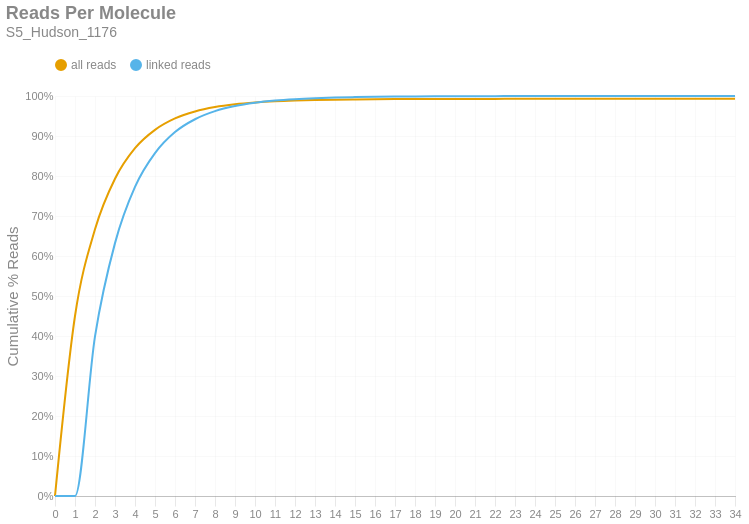

Notebook cell for this chart:
### Markdown cell above
### Reads per Molecule
This chart shows the cumulative distribution of the number of reads per linked molecule. That is, how many alignments are associated with a unique molecule. This excludes the number of reads associated with invalid or absent linked-read barcodes. The `linked` histogram is the percentages recalculated when disregarding singletons.

### Code cell
if SKIPLR:
    print_html(f"Skipped")
else:
    counts = np.bincount(valids['reads'].cast(pl.Int64).to_numpy())
    weighted = counts * np.arange(len(counts))
    all_perc = weighted / n_reads
    linked_perc = weighted / n_linked_reads
    linked_perc[1] = 0
    binned_df = pl.DataFrame({
        'readsper': list(range(len(counts))),
        'all reads (cumsum)': np.cumsum(all_perc).tolist(),
        'linked reads (cumsum)': np.cumsum(linked_perc).tolist(),
    })

    with SafeRender(binned_df):
        (
            density_plot(binned_df, 'Reads Per Molecule', samplename, 'readspmol')
            .encode(
                x=alt.X('readsper:O', title=None).axis(labelAngle=0).scale(padding=0),
                y=alt.Y('value:Q', title='Cumulative % Reads').axis(format='%').stack(False),
                color=alt.Color("key:N").scale(domain=["all reads", "linked reads"]),
                tooltip=[
                    alt.Tooltip("key:N", title="Data Type"),
                    alt.Tooltip("readsper:O", title="Reads Per Molecule"),
                    alt.Tooltip("value:Q", format=".2%", title="% Reads (Cum.)")
                ]            
            )
        ).display()

### Figure 1 — Vega-Lite specification as saved in the notebook (floating-point values rounded to 4 significant figures)
{"width": "container", "height": 400, "config": {"title": {"anchor": "start", "dy": -15, "fontSize": 18, "color": "#888888", "subtitleColor": "#888888", "subtitleFontSize": 14}, "arc": {"fill": "#0072B2"}, "axis": {"domainColor": "#888888", "domainWidth": 0.5, "gridWidth": 0.2, "grid": false, "titleFontWeight": 400, "titleFontSize": 15, "labelFontSize": 11, "labelColor": "#888888", "tickColor": "#888888", "tickWidth": 0.2, "titleColor": "#888888"}, "axisBand": {"grid": false}, "axisX": {"grid": true, "tickSize": 10, "domainCap": "round"}, "axisY": {"domain": false, "grid": true, "tickSize": 0, "domainCap": "round"}, "background": "transparent", "header": {"labelFontSize": 15, "labelColor": "#888888", "titleFontSize": 15, "titleFontWeight": 600, "titleColor": "#888888"}, "legend": {"labelFont": "sans-serif", "labelFontSize": 12, "labelColor": "#888888", "symbolSize": 100, "symbolType": "circle", "titleFontSize": 12, "titlePadding": 10, "titleColor": "#888888", "title": null, "orient": "top"}, "range": {"category": ["#E69F00", "#56B4E9", "#009E73", "#F0E442", "#0072B2", "#D55E00", "#CC79A7", "#000000"], "diverging": ["#cfe8f3", "#a2d4ec", "#73bfe2", "#46abdb", "#1696d2", "#12719e"]}, "area": {"fill": "#0072B2", "fillOpacity": 0.7, "line": true, "strokeOpacity": 0.7}, "line": {"color": "#0072B2", "stroke": "#0072B2", "strokeWidth": 2}, "trail": {"color": "#0072B2", "stroke": "#0072B2", "strokeWidth": 0, "size": 1}, "point": {"filled": true, "fillOpacity": 1.0, "size": 95}, "text": {"color": "#888888", "fontSize": 11, "align": "right", "fontWeight": 400, "size": 11}, "bar": {"fill": "#0072B2", "stroke": null}, "view": {"stroke": null, "continuousWidth": 660, "continuousHeight": 400}}, "data": {"name": "data-0e7fd61d80e495108864c8b00dd17a4d"}, "mark": {"type": "line", "interpolate": "monotone", "point": {"opacity": 0, "size": 275}}, "encoding": {"color": {"field": "key", "scale": {"domain": ["all reads", "linked reads"]}, "type": "nominal"}, "tooltip": [{"field": "key", "title": "Data Type", "type": "nominal"}, {"field": "readsper", "title": "Reads Per Molecule", "type": "ordinal"}, {"field": "value", "format": ".2%", "title": "% Reads (Cum.)", "type": "quantitative"}], "x": {"axis": {"labelAngle": 0}, "field": "readsper", "scale": {"padding": 0}, "title": null, "type": "ordinal"}, "y": {"axis": {"format": "%"}, "field": "value", "stack": false, "title": "Cumulative % Reads", "type": "quantitative"}}, "params": [{"name": "param_c36ac31b6afebe62", "select": {"type": "point", "fields": ["key"]}, "bind": "legend"}], "title": {"text": "Reads Per Molecule", "subtitle": "S5_Hudson_1176"}, "transform": [{"fold": ["all reads (cumsum)", "linked reads (cumsum)"]}, {"calculate": "replace(datum.key, ' (cumsum)', '')", "as": "key"}, {"filter": {"param": "param_c36ac31b6afebe62"}}], "usermeta": {"embedOptions": {"downloadFileName": "S5_Hudson_1176.readspmol"}}, "$schema": "https://vega.github.io/schema/vega-lite/v6.1.0.json", "datasets": {"data-0e7fd61d80e495108864c8b00dd17a4d": [{"readsper": 0, "all reads (cumsum)": 0.0, "linked reads (cumsum)": 0.0}, {"readsper": 1, "all reads (cumsum)": 0.45, "linked reads (cumsum)": 0.0}, {"readsper": 2, "all reads (cumsum)": 0.6667, "linked reads (cumsum)": 0.399}, {"readsper": 3, "all reads (cumsum)": 0.7933, "linked reads (cumsum)": 0.6322}, {"readsper": 4, "all reads (cumsum)": 0.8696, "linked reads (cumsum)": 0.7728}, {"readsper": 5, "all reads (cumsum)": 0.9154, "linked reads (cumsum)": 0.8572}, {"readsper": 6, "all reads (cumsum)": 0.944, "linked reads (cumsum)": 0.9097}, {"readsper": 7, "all reads (cumsum)": 0.9614, "linked reads (cumsum)": 0.9419}, {"readsper": 8, "all reads (cumsum)": 0.9724, "linked reads (cumsum)": 0.9621}, {"readsper": 9, "all reads (cumsum)": 0.9793, "linked reads (cumsum)": 0.9748}, {"readsper": 10, "all reads (cumsum)": 0.9838, "linked reads (cumsum)": 0.983}, {"readsper": 11, "all reads (cumsum)": 0.9867, "linked reads (cumsum)": 0.9885}, {"readsper": 12, "all reads (cumsum)": 0.9887, "linked reads (cumsum)": 0.9921}, {"readsper": 13, "all reads (cumsum)": 0.99, "linked reads (cumsum)": 0.9945}, {"readsper": 14, "all reads (cumsum)": 0.9909, "linked reads (cumsum)": 0.9961}, {"readsper": 15, "all reads (cumsum)": 0.9915, "linked reads (cumsum)": 0.9972}, {"readsper": 16, "all reads (cumsum)": 0.9919, "linked reads (cumsum)": 0.9981}, {"readsper": 17, "all reads (cumsum)": 0.9922, "linked reads (cumsum)": 0.9986}, {"readsper": 18, "all reads (cumsum)": 0.9924, "linked reads (cumsum)": 0.9989}, {"readsper": 19, "all reads (cumsum)": 0.9925, "linked reads (cumsum)": 0.9992}, {"readsper": 20, "all reads (cumsum)": 0.9927, "linked reads (cumsum)": 0.9994}, {"readsper": 21, "all reads (cumsum)": 0.9927, "linked reads (cumsum)": 0.9996}, {"readsper": 22, "all reads (cumsum)": 0.9928, "linked reads (cumsum)": 0.9997}, {"readsper": 23, "all reads (cumsum)": 0.9928, "linked reads (cumsum)": 0.9998}, {"readsper": 24, "all reads (cumsum)": 0.9929, "linked reads (cumsum)": 0.9998}, {"readsper": 25, "all reads (cumsum)": 0.9929, "linked reads (cumsum)": 0.9999}, {"readsper": 26, "all reads (cumsum)": 0.9929, "linked reads (cumsum)": 0.9999}, {"readsper": 27, "all reads (cumsum)": 0.9929, "linked reads (cumsum)": 0.9999}, {"readsper": 28, "all reads (cumsum)": 0.9929, "linked reads (cumsum)": 0.9999}, {"readsper": 29, "all reads (cumsum)": 0.993, "linked reads (cumsum)": 1.0}, {"readsper": 30, "all reads (cumsum)": 0.993, "linked reads (cumsum)": 1.0}, {"readsper": 31, "all reads (cumsum)": 0.993, "linked reads (cumsum)": 1.0}, {"readsper": 32, "all reads (cumsum)": 0.993, "linked reads (cumsum)": 1.0}, {"readsper": 33, "all reads (cumsum)": 0.993, "linked reads (cumsum)": 1.0}, {"readsper": 34, "all reads (cumsum)": 0.993, "linked reads (cumsum)": 1.0}]}}
